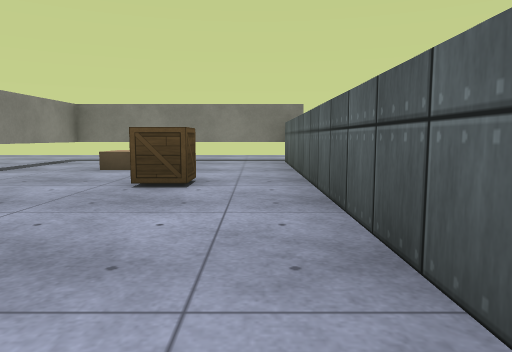
[1] (above)

12 first-person views from a walk through a scene from a Unity 3-D project. The camera is 0.62 m above the floor, tilts 6° down and sees 70° across. The floor is counted in squares, 1 m on a side. Each view is taken from the middle of a square. On the plan, view 1 faces up. The plan holds only what a view shows up to about 10 squares ahead; the rest is blank. The place goes on beyond the plan. The player character is not drawn. Surface patterns are stand-ins for the level's own textures.

[2]
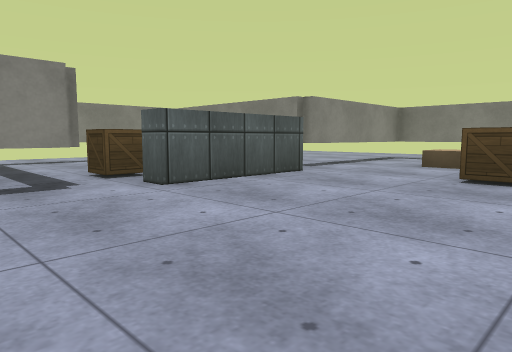

[3]
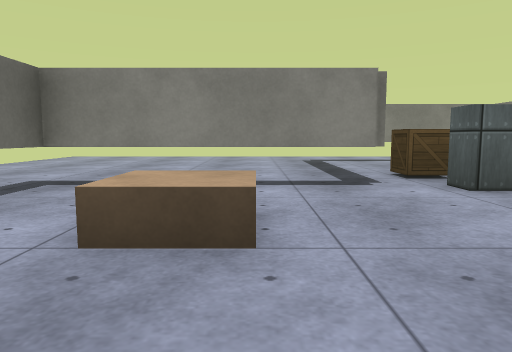

[4]
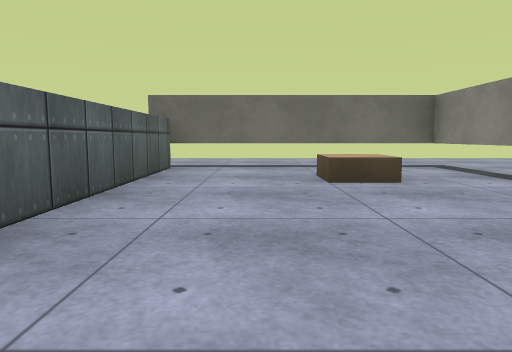

[5]
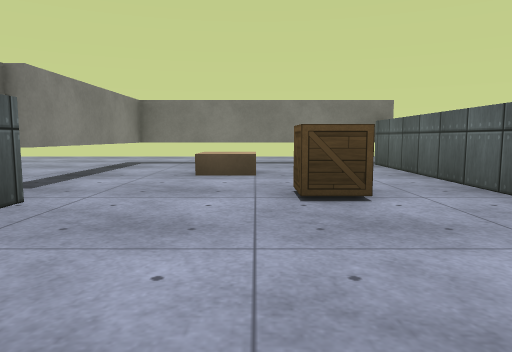

[6]
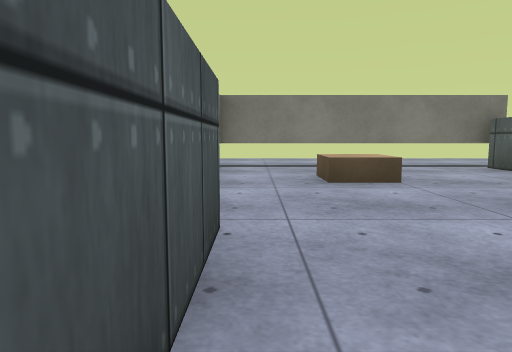

[7]
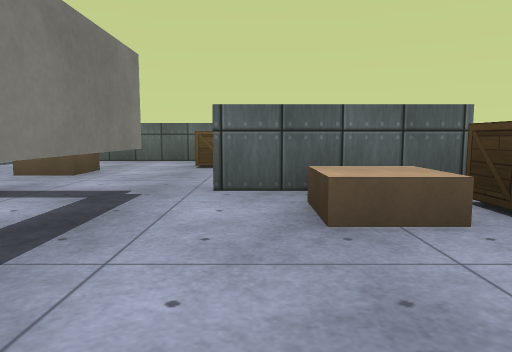

[8]
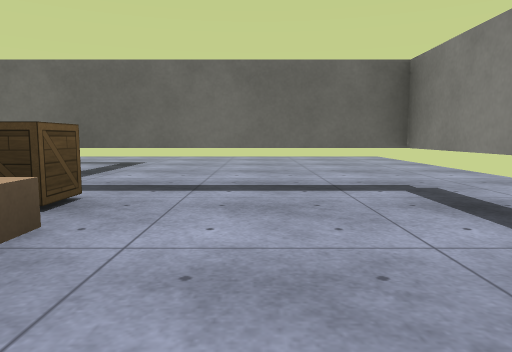

[9]
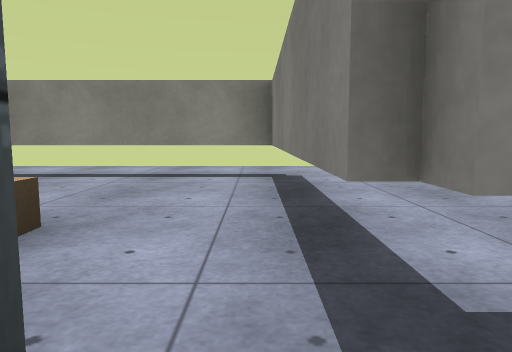

[10]
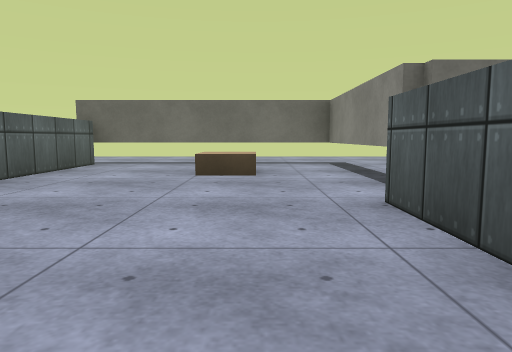

[11]
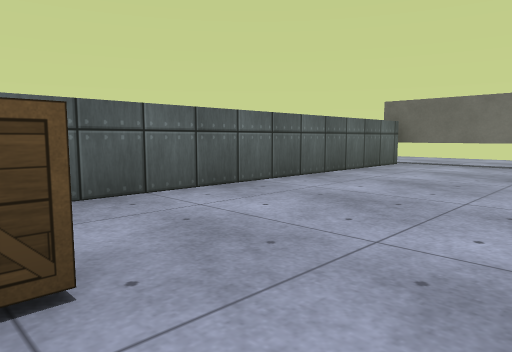

[12]
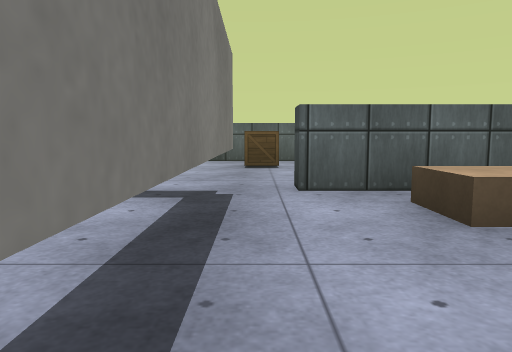

### Floor plan
Key: @ floor where view 1 was taken; # wall or solid block; . floor; T thing the floor can be seen under or through; B block; A box.
Columns run from 10 left of view 1 to 1 right of it. Each row starts with its distance up from view 1.
 10      #######
  9      #.....#
  8      T.B...#
  7      T.....#
  6 ####TT.....#
  5 #........A.#
  4 #....#.....#
  3 #...B#.....#
  2 #...A#.....#
  1 ######.....#
  0      #....@#
 -1      #.B...#
 -2      #.....#
 -3      #.....#
 -4      #######

Where each view was taken, in squares from view 1:
view 1: 0 up, 0 right, facing up
view 2: 1 down, 0 right, facing up-left
view 3: 1 down, 0 right, facing left
view 4: 4 up, 1 left, facing down
view 5: 1 up, 2 left, facing up
view 6: 2 up, 4 left, facing up
view 7: 4 up, 9 left, facing right
view 8: 5 up, 8 left, facing down
view 9: 5 up, 4 left, facing left
view 10: 5 up, 3 left, facing down
view 11: 5 up, 3 left, facing down-right
view 12: 5 up, 9 left, facing right
